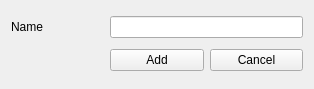
<?xml version="1.0" encoding="UTF-8"?>
<ui version="4.0">
 <class>Form</class>
 <widget class="QWidget" name="Form">
  <property name="geometry">
   <rect>
    <x>0</x>
    <y>0</y>
    <width>314</width>
    <height>89</height>
   </rect>
  </property>
  <property name="windowTitle">
   <string>Add product</string>
  </property>
  <layout class="QGridLayout" name="gridLayout">
   <item row="0" column="0">
    <widget class="QLabel" name="label">
     <property name="text">
      <string>Name</string>
     </property>
    </widget>
   </item>
   <item row="0" column="1" colspan="2">
    <widget class="QLineEdit" name="lineEdit">
     <property name="URI" stdset="0">
      <string>myinc:///System/Variable/Name</string>
     </property>
    </widget>
   </item>
   <item row="1" column="1">
    <widget class="QPushButton" name="pushButton">
     <property name="text">
      <string>Add</string>
     </property>
     <property name="URI" stdset="0">
      <string>myinc:///SQL/AddProduct?name</string>
     </property>
    </widget>
   </item>
   <item row="1" column="2">
    <widget class="QPushButton" name="pushButton_2">
     <property name="text">
      <string>Cancel</string>
     </property>
     <property name="URI" stdset="0">
      <string>myinc:///System/Cancel</string>
     </property>
    </widget>
   </item>
  </layout>
 </widget>
 <resources/>
 <connections/>
</ui>
